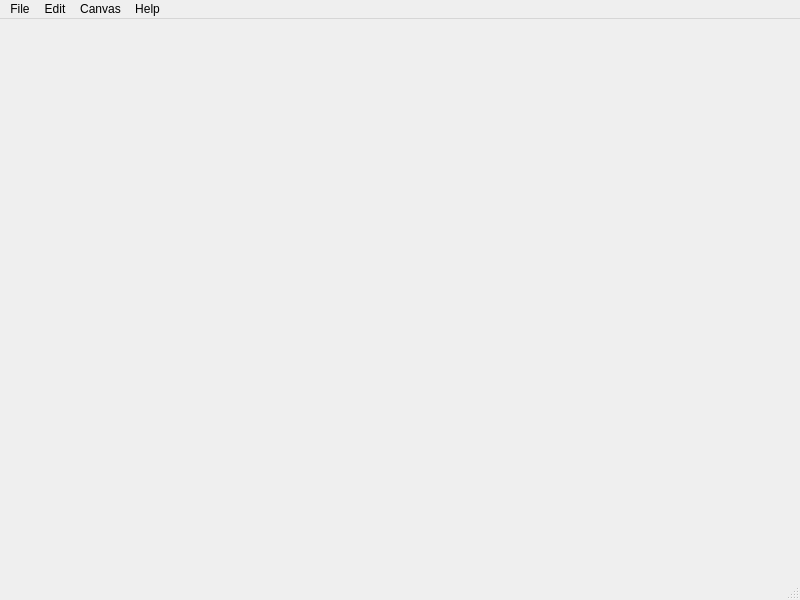
<?xml version="1.0" encoding="UTF-8"?>
<ui version="4.0">
 <class>PLEWindow</class>
 <widget class="QMainWindow" name="PLEWindow">
  <property name="geometry">
   <rect>
    <x>0</x>
    <y>0</y>
    <width>800</width>
    <height>600</height>
   </rect>
  </property>
  <property name="windowTitle">
   <string>MainWindow</string>
  </property>
  <widget class="QWidget" name="centralwidget"/>
  <widget class="QMenuBar" name="menubar">
   <property name="geometry">
    <rect>
     <x>0</x>
     <y>0</y>
     <width>800</width>
     <height>22</height>
    </rect>
   </property>
   <widget class="QMenu" name="menuFile">
    <property name="title">
     <string>File</string>
    </property>
    <addaction name="openNewFileAction"/>
    <addaction name="openFileAction"/>
    <addaction name="separator"/>
    <addaction name="saveAction"/>
    <addaction name="saveAsAction"/>
    <addaction name="saveAsTemplateAction"/>
    <addaction name="exportFileAction"/>
    <addaction name="separator"/>
    <addaction name="printPreviewAction"/>
    <addaction name="printAction"/>
    <addaction name="separator"/>
    <addaction name="closeAction"/>
    <addaction name="quitAction"/>
   </widget>
   <widget class="QMenu" name="menuEdit">
    <property name="title">
     <string>Edit</string>
    </property>
    <addaction name="undoAction"/>
    <addaction name="redoAction"/>
    <addaction name="settingsAction"/>
   </widget>
   <widget class="QMenu" name="menuCanvas">
    <property name="title">
     <string>Canvas</string>
    </property>
    <addaction name="addImageAction"/>
    <addaction name="separator"/>
    <addaction name="showGridToggleAction"/>
    <addaction name="separator"/>
    <addaction name="gridConfigAction"/>
    <addaction name="changeCanvasSizeAction"/>
   </widget>
   <widget class="QMenu" name="menuHelp">
    <property name="title">
     <string>Help</string>
    </property>
    <addaction name="aboutAction"/>
   </widget>
   <addaction name="menuFile"/>
   <addaction name="menuEdit"/>
   <addaction name="menuCanvas"/>
   <addaction name="menuHelp"/>
  </widget>
  <widget class="QStatusBar" name="statusbar"/>
  <action name="openNewFileAction">
   <property name="text">
    <string>New</string>
   </property>
   <property name="shortcut">
    <string>Ctrl+N</string>
   </property>
  </action>
  <action name="openFileAction">
   <property name="text">
    <string>Open Template...</string>
   </property>
  </action>
  <action name="saveAction">
   <property name="text">
    <string>Save</string>
   </property>
   <property name="shortcut">
    <string>Ctrl+S</string>
   </property>
  </action>
  <action name="saveAsAction">
   <property name="text">
    <string>Save As...</string>
   </property>
   <property name="shortcut">
    <string>Ctrl+Shift+S</string>
   </property>
  </action>
  <action name="saveAsTemplateAction">
   <property name="text">
    <string>Save Canvas As Template...</string>
   </property>
  </action>
  <action name="exportFileAction">
   <property name="text">
    <string>Export Current Frame Layout To Image...</string>
   </property>
   <property name="shortcut">
    <string>Ctrl+Shift+E</string>
   </property>
  </action>
  <action name="printPreviewAction">
   <property name="text">
    <string>Print Preview</string>
   </property>
   <property name="shortcut">
    <string>Ctrl+Shift+P</string>
   </property>
  </action>
  <action name="printAction">
   <property name="text">
    <string>Print...</string>
   </property>
   <property name="shortcut">
    <string>Ctrl+P</string>
   </property>
  </action>
  <action name="closeAction">
   <property name="text">
    <string>Close</string>
   </property>
   <property name="shortcut">
    <string>Ctrl+W</string>
   </property>
  </action>
  <action name="quitAction">
   <property name="text">
    <string>Quit</string>
   </property>
   <property name="shortcut">
    <string>Ctrl+Q</string>
   </property>
  </action>
  <action name="undoAction">
   <property name="text">
    <string>Undo</string>
   </property>
   <property name="shortcut">
    <string>Ctrl+Z</string>
   </property>
  </action>
  <action name="redoAction">
   <property name="text">
    <string>Redo</string>
   </property>
   <property name="shortcut">
    <string>Ctrl+Shift+Z</string>
   </property>
  </action>
  <action name="settingsAction">
   <property name="text">
    <string>Configure...</string>
   </property>
   <property name="shortcut">
    <string>Ctrl+Shift+=</string>
   </property>
  </action>
  <action name="addImageAction">
   <property name="text">
    <string>Add New Images...</string>
   </property>
  </action>
  <action name="showGridToggleAction">
   <property name="checkable">
    <bool>true</bool>
   </property>
   <property name="text">
    <string>View Grid Lines</string>
   </property>
   <property name="shortcut">
    <string>Ctrl+Shift+G</string>
   </property>
  </action>
  <action name="gridConfigAction">
   <property name="text">
    <string>Configure Grid Line...</string>
   </property>
  </action>
  <action name="changeCanvasSizeAction">
   <property name="text">
    <string>Configure Canvas Size...</string>
   </property>
  </action>
  <action name="aboutAction">
   <property name="text">
    <string>About...</string>
   </property>
  </action>
 </widget>
 <resources>
  <include location="../../../res/icons.qrc"/>
 </resources>
 <connections/>
</ui>
